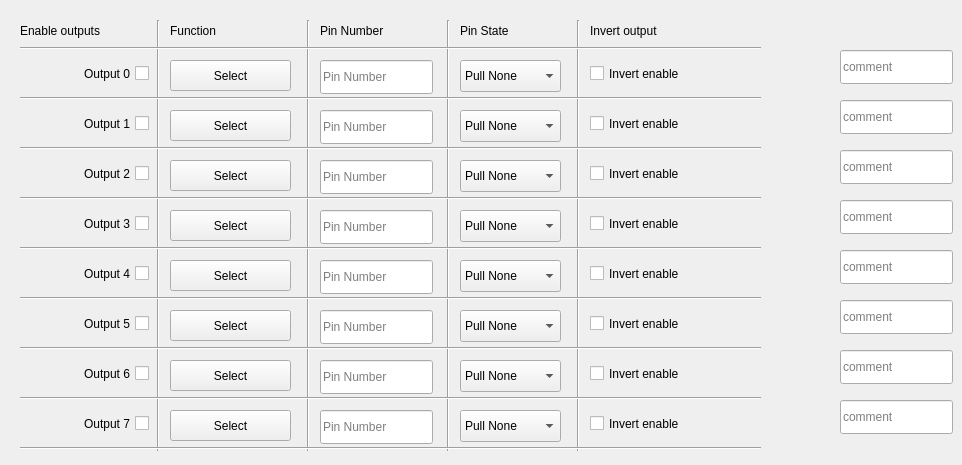
      <widget class="QWidget" name="outputs">
       <attribute name="title">
        <string>outputs</string>
       </attribute>
       <widget class="QCheckBox" name="out0chk">
        <property name="geometry">
         <rect>
          <x>50</x>
          <y>60</y>
          <width>99</width>
          <height>27</height>
         </rect>
        </property>
        <property name="layoutDirection">
         <enum>Qt::RightToLeft</enum>
        </property>
        <property name="text">
         <string>Output 0</string>
        </property>
       </widget>
       <widget class="QCheckBox" name="out1chk">
        <property name="geometry">
         <rect>
          <x>50</x>
          <y>110</y>
          <width>99</width>
          <height>27</height>
         </rect>
        </property>
        <property name="layoutDirection">
         <enum>Qt::RightToLeft</enum>
        </property>
        <property name="text">
         <string>Output 1</string>
        </property>
       </widget>
       <widget class="QCheckBox" name="out3chk">
        <property name="geometry">
         <rect>
          <x>50</x>
          <y>210</y>
          <width>99</width>
          <height>27</height>
         </rect>
        </property>
        <property name="layoutDirection">
         <enum>Qt::RightToLeft</enum>
        </property>
        <property name="text">
         <string>Output 3</string>
        </property>
       </widget>
       <widget class="QCheckBox" name="out2chk">
        <property name="geometry">
         <rect>
          <x>50</x>
          <y>160</y>
          <width>99</width>
          <height>27</height>
         </rect>
        </property>
        <property name="layoutDirection">
         <enum>Qt::RightToLeft</enum>
        </property>
        <property name="text">
         <string>Output 2</string>
        </property>
       </widget>
       <widget class="QCheckBox" name="out4chk">
        <property name="geometry">
         <rect>
          <x>50</x>
          <y>260</y>
          <width>99</width>
          <height>27</height>
         </rect>
        </property>
        <property name="layoutDirection">
         <enum>Qt::RightToLeft</enum>
        </property>
        <property name="text">
         <string>Output 4</string>
        </property>
       </widget>
       <widget class="QCheckBox" name="out5chk">
        <property name="geometry">
         <rect>
          <x>50</x>
          <y>310</y>
          <width>99</width>
          <height>27</height>
         </rect>
        </property>
        <property name="layoutDirection">
         <enum>Qt::RightToLeft</enum>
        </property>
        <property name="text">
         <string>Output 5</string>
        </property>
       </widget>
       <widget class="QCheckBox" name="out6chk">
        <property name="geometry">
         <rect>
          <x>50</x>
          <y>360</y>
          <width>99</width>
          <height>27</height>
         </rect>
        </property>
        <property name="layoutDirection">
         <enum>Qt::RightToLeft</enum>
        </property>
        <property name="text">
         <string>Output 6</string>
        </property>
       </widget>
       <widget class="QCheckBox" name="out7chk">
        <property name="geometry">
         <rect>
          <x>50</x>
          <y>410</y>
          <width>99</width>
          <height>27</height>
         </rect>
        </property>
        <property name="layoutDirection">
         <enum>Qt::RightToLeft</enum>
        </property>
        <property name="text">
         <string>Output 7</string>
        </property>
       </widget>
       <widget class="QLineEdit" name="out0txt">
        <property name="geometry">
         <rect>
          <x>840</x>
          <y>50</y>
          <width>113</width>
          <height>34</height>
         </rect>
        </property>
        <property name="text">
         <string/>
        </property>
        <property name="placeholderText">
         <string>comment</string>
        </property>
       </widget>
       <widget class="QLineEdit" name="out0pin">
        <property name="geometry">
         <rect>
          <x>320</x>
          <y>60</y>
          <width>113</width>
          <height>34</height>
         </rect>
        </property>
        <property name="placeholderText">
         <string>Pin Number</string>
        </property>
       </widget>
       <widget class="QLineEdit" name="out1pin">
        <property name="geometry">
         <rect>
          <x>320</x>
          <y>110</y>
          <width>113</width>
          <height>34</height>
         </rect>
        </property>
        <property name="placeholderText">
         <string>Pin Number</string>
        </property>
       </widget>
       <widget class="QLineEdit" name="out1txt">
        <property name="geometry">
         <rect>
          <x>840</x>
          <y>100</y>
          <width>113</width>
          <height>34</height>
         </rect>
        </property>
        <property name="text">
         <string/>
        </property>
        <property name="placeholderText">
         <string>comment</string>
        </property>
       </widget>
       <widget class="QLineEdit" name="out2pin">
        <property name="geometry">
         <rect>
          <x>320</x>
          <y>160</y>
          <width>113</width>
          <height>34</height>
         </rect>
        </property>
        <property name="placeholderText">
         <string>Pin Number</string>
        </property>
       </widget>
       <widget class="QLineEdit" name="out2txt">
        <property name="geometry">
         <rect>
          <x>840</x>
          <y>150</y>
          <width>113</width>
          <height>34</height>
         </rect>
        </property>
        <property name="text">
         <string/>
        </property>
        <property name="placeholderText">
         <string>comment</string>
        </property>
       </widget>
       <widget class="QLineEdit" name="out3pin">
        <property name="geometry">
         <rect>
          <x>320</x>
          <y>210</y>
          <width>113</width>
          <height>34</height>
         </rect>
        </property>
        <property name="placeholderText">
         <string>Pin Number</string>
        </property>
       </widget>
       <widget class="QLineEdit" name="out3txt">
        <property name="geometry">
         <rect>
          <x>840</x>
          <y>200</y>
          <width>113</width>
          <height>34</height>
         </rect>
        </property>
        <property name="text">
         <string/>
        </property>
        <property name="placeholderText">
         <string>comment</string>
        </property>
       </widget>
       <widget class="QLineEdit" name="out4pin">
        <property name="geometry">
         <rect>
          <x>320</x>
          <y>260</y>
          <width>113</width>
          <height>34</height>
         </rect>
        </property>
        <property name="placeholderText">
         <string>Pin Number</string>
        </property>
       </widget>
       <widget class="QLineEdit" name="out4txt">
        <property name="geometry">
         <rect>
          <x>840</x>
          <y>250</y>
          <width>113</width>
          <height>34</height>
         </rect>
        </property>
        <property name="text">
         <string/>
        </property>
        <property name="placeholderText">
         <string>comment</string>
        </property>
       </widget>
       <widget class="QLineEdit" name="out5pin">
        <property name="geometry">
         <rect>
          <x>320</x>
          <y>310</y>
          <width>113</width>
          <height>34</height>
         </rect>
        </property>
        <property name="placeholderText">
         <string>Pin Number</string>
        </property>
       </widget>
       <widget class="QLineEdit" name="out5txt">
        <property name="geometry">
         <rect>
          <x>840</x>
          <y>300</y>
          <width>113</width>
          <height>34</height>
         </rect>
        </property>
        <property name="text">
         <string/>
        </property>
        <property name="placeholderText">
         <string>comment</string>
        </property>
       </widget>
       <widget class="QLineEdit" name="out6pin">
        <property name="geometry">
         <rect>
          <x>320</x>
          <y>360</y>
          <width>113</width>
          <height>34</height>
         </rect>
        </property>
        <property name="placeholderText">
         <string>Pin Number</string>
        </property>
       </widget>
       <widget class="QLineEdit" name="out6txt">
        <property name="geometry">
         <rect>
          <x>840</x>
          <y>350</y>
          <width>113</width>
          <height>34</height>
         </rect>
        </property>
        <property name="text">
         <string/>
        </property>
        <property name="placeholderText">
         <string>comment</string>
        </property>
       </widget>
       <widget class="QLineEdit" name="out7pin">
        <property name="geometry">
         <rect>
          <x>320</x>
          <y>410</y>
          <width>113</width>
          <height>34</height>
         </rect>
        </property>
        <property name="placeholderText">
         <string>Pin Number</string>
        </property>
       </widget>
       <widget class="QLineEdit" name="out7txt">
        <property name="geometry">
         <rect>
          <x>840</x>
          <y>400</y>
          <width>113</width>
          <height>34</height>
         </rect>
        </property>
        <property name="text">
         <string/>
        </property>
        <property name="placeholderText">
         <string>comment</string>
        </property>
       </widget>
       <widget class="QLabel" name="label_2">
        <property name="geometry">
         <rect>
          <x>20</x>
          <y>20</y>
          <width>121</width>
          <height>22</height>
         </rect>
        </property>
        <property name="text">
         <string>Enable outputs</string>
        </property>
       </widget>
       <widget class="QLabel" name="label_3">
        <property name="geometry">
         <rect>
          <x>170</x>
          <y>20</y>
          <width>121</width>
          <height>22</height>
         </rect>
        </property>
        <property name="text">
         <string>Function</string>
        </property>
       </widget>
       <widget class="QLabel" name="label_4">
        <property name="geometry">
         <rect>
          <x>320</x>
          <y>20</y>
          <width>111</width>
          <height>22</height>
         </rect>
        </property>
        <property name="text">
         <string>Pin Number</string>
        </property>
       </widget>
       <widget class="QLabel" name="label_9">
        <property name="geometry">
         <rect>
          <x>460</x>
          <y>20</y>
          <width>111</width>
          <height>22</height>
         </rect>
        </property>
        <property name="text">
         <string>Pin State</string>
        </property>
       </widget>
       <widget class="QComboBox" name="out3state">
        <property name="geometry">
         <rect>
          <x>460</x>
          <y>210</y>
          <width>101</width>
          <height>32</height>
         </rect>
        </property>
        <item>
         <property name="text">
          <string>Pull None</string>
         </property>
        </item>
        <item>
         <property name="text">
          <string>Open Drain</string>
         </property>
        </item>
        <item>
         <property name="text">
          <string>Pull Up</string>
         </property>
        </item>
        <item>
         <property name="text">
          <string>Pull Down</string>
         </property>
        </item>
       </widget>
       <widget class="QComboBox" name="out0state">
        <property name="geometry">
         <rect>
          <x>460</x>
          <y>60</y>
          <width>101</width>
          <height>32</height>
         </rect>
        </property>
        <item>
         <property name="text">
          <string>Pull None</string>
         </property>
        </item>
        <item>
         <property name="text">
          <string>Open Drain</string>
         </property>
        </item>
        <item>
         <property name="text">
          <string>Pull Up</string>
         </property>
        </item>
        <item>
         <property name="text">
          <string>Pull Down</string>
         </property>
        </item>
       </widget>
       <widget class="QComboBox" name="out4state">
        <property name="geometry">
         <rect>
          <x>460</x>
          <y>260</y>
          <width>101</width>
          <height>32</height>
         </rect>
        </property>
        <item>
         <property name="text">
          <string>Pull None</string>
         </property>
        </item>
        <item>
         <property name="text">
          <string>Open Drain</string>
         </property>
        </item>
        <item>
         <property name="text">
          <string>Pull Up</string>
         </property>
        </item>
        <item>
         <property name="text">
          <string>Pull Down</string>
         </property>
        </item>
       </widget>
       <widget class="QComboBox" name="out1state">
        <property name="geometry">
         <rect>
          <x>460</x>
          <y>110</y>
          <width>101</width>
          <height>32</height>
         </rect>
        </property>
        <item>
         <property name="text">
          <string>Pull None</string>
         </property>
        </item>
        <item>
         <property name="text">
          <string>Open Drain</string>
         </property>
        </item>
        <item>
         <property name="text">
          <string>Pull Up</string>
         </property>
        </item>
        <item>
         <property name="text">
          <string>Pull Down</string>
         </property>
        </item>
       </widget>
       <widget class="QComboBox" name="out2state">
        <property name="geometry">
         <rect>
          <x>460</x>
          <y>160</y>
          <width>101</width>
          <height>32</height>
         </rect>
        </property>
        <item>
         <property name="text">
          <string>Pull None</string>
         </property>
        </item>
        <item>
         <property name="text">
          <string>Open Drain</string>
         </property>
        </item>
        <item>
         <property name="text">
          <string>Pull Up</string>
         </property>
        </item>
        <item>
         <property name="text">
          <string>Pull Down</string>
         </property>
        </item>
       </widget>
       <widget class="QComboBox" name="out7state">
        <property name="geometry">
         <rect>
          <x>460</x>
          <y>410</y>
          <width>101</width>
          <height>32</height>
         </rect>
        </property>
        <item>
         <property name="text">
          <string>Pull None</string>
         </property>
        </item>
        <item>
         <property name="text">
          <string>Open Drain</string>
         </property>
        </item>
        <item>
         <property name="text">
          <string>Pull Up</string>
         </property>
        </item>
        <item>
         <property name="text">
          <string>Pull Down</string>
         </property>
        </item>
       </widget>
       <widget class="QComboBox" name="out5state">
        <property name="geometry">
         <rect>
          <x>460</x>
          <y>310</y>
          <width>101</width>
          <height>32</height>
         </rect>
        </property>
        <item>
         <property name="text">
          <string>Pull None</string>
         </property>
        </item>
        <item>
         <property name="text">
          <string>Open Drain</string>
         </property>
        </item>
        <item>
         <property name="text">
          <string>Pull Up</string>
         </property>
        </item>
        <item>
         <property name="text">
          <string>Pull Down</string>
         </property>
        </item>
       </widget>
       <widget class="QComboBox" name="out6state">
        <property name="geometry">
         <rect>
          <x>460</x>
          <y>360</y>
          <width>101</width>
          <height>32</height>
         </rect>
        </property>
        <item>
         <property name="text">
          <string>Pull None</string>
         </property>
        </item>
        <item>
         <property name="text">
          <string>Open Drain</string>
         </property>
        </item>
        <item>
         <property name="text">
          <string>Pull Up</string>
         </property>
        </item>
        <item>
         <property name="text">
          <string>Pull Down</string>
         </property>
        </item>
       </widget>
       <widget class="QLabel" name="label_10">
        <property name="geometry">
         <rect>
          <x>590</x>
          <y>20</y>
          <width>111</width>
          <height>22</height>
         </rect>
        </property>
        <property name="text">
         <string>Invert output</string>
        </property>
       </widget>
       <widget class="QCheckBox" name="out0inv">
        <property name="geometry">
         <rect>
          <x>590</x>
          <y>60</y>
          <width>131</width>
          <height>27</height>
         </rect>
        </property>
        <property name="text">
         <string>Invert enable</string>
        </property>
       </widget>
       <widget class="QCheckBox" name="out1inv">
        <property name="geometry">
         <rect>
          <x>590</x>
          <y>110</y>
          <width>131</width>
          <height>27</height>
         </rect>
        </property>
        <property name="text">
         <string>Invert enable</string>
        </property>
       </widget>
       <widget class="QCheckBox" name="out2inv">
        <property name="geometry">
         <rect>
          <x>590</x>
          <y>160</y>
          <width>131</width>
          <height>27</height>
         </rect>
        </property>
        <property name="text">
         <string>Invert enable</string>
        </property>
       </widget>
       <widget class="QCheckBox" name="out3inv">
        <property name="geometry">
         <rect>
          <x>590</x>
          <y>210</y>
          <width>131</width>
          <height>27</height>
         </rect>
        </property>
        <property name="text">
         <string>Invert enable</string>
        </property>
       </widget>
       <widget class="QCheckBox" name="out4inv">
        <property name="geometry">
         <rect>
          <x>590</x>
          <y>260</y>
          <width>131</width>
          <height>27</height>
         </rect>
        </property>
        <property name="text">
         <string>Invert enable</string>
        </property>
       </widget>
       <widget class="QCheckBox" name="out5inv">
        <property name="geometry">
         <rect>
          <x>590</x>
          <y>310</y>
          <width>131</width>
          <height>27</height>
         </rect>
        </property>
        <property name="text">
         <string>Invert enable</string>
        </property>
       </widget>
       <widget class="QCheckBox" name="out6inv">
        <property name="geometry">
         <rect>
          <x>590</x>
          <y>360</y>
          <width>131</width>
          <height>27</height>
         </rect>
        </property>
        <property name="text">
         <string>Invert enable</string>
        </property>
       </widget>
       <widget class="QCheckBox" name="out7inv">
        <property name="geometry">
         <rect>
          <x>590</x>
          <y>410</y>
          <width>131</width>
          <height>27</height>
         </rect>
        </property>
        <property name="text">
         <string>Invert enable</string>
        </property>
       </widget>
       <widget class="Line" name="line_12">
        <property name="geometry">
         <rect>
          <x>150</x>
          <y>20</y>
          <width>16</width>
          <height>431</height>
         </rect>
        </property>
        <property name="orientation">
         <enum>Qt::Vertical</enum>
        </property>
       </widget>
       <widget class="Line" name="line_13">
        <property name="geometry">
         <rect>
          <x>300</x>
          <y>20</y>
          <width>16</width>
          <height>431</height>
         </rect>
        </property>
        <property name="orientation">
         <enum>Qt::Vertical</enum>
        </property>
       </widget>
       <widget class="Line" name="line_14">
        <property name="geometry">
         <rect>
          <x>440</x>
          <y>20</y>
          <width>16</width>
          <height>431</height>
         </rect>
        </property>
        <property name="orientation">
         <enum>Qt::Vertical</enum>
        </property>
       </widget>
       <widget class="Line" name="line_15">
        <property name="geometry">
         <rect>
          <x>570</x>
          <y>20</y>
          <width>16</width>
          <height>431</height>
         </rect>
        </property>
        <property name="orientation">
         <enum>Qt::Vertical</enum>
        </property>
       </widget>
       <widget class="Line" name="line_24">
        <property name="geometry">
         <rect>
          <x>20</x>
          <y>90</y>
          <width>741</width>
          <height>16</height>
         </rect>
        </property>
        <property name="orientation">
         <enum>Qt::Horizontal</enum>
        </property>
       </widget>
       <widget class="Line" name="line_25">
        <property name="geometry">
         <rect>
          <x>20</x>
          <y>140</y>
          <width>741</width>
          <height>16</height>
         </rect>
        </property>
        <property name="orientation">
         <enum>Qt::Horizontal</enum>
        </property>
       </widget>
       <widget class="Line" name="line_26">
        <property name="geometry">
         <rect>
          <x>20</x>
          <y>190</y>
          <width>741</width>
          <height>16</height>
         </rect>
        </property>
        <property name="orientation">
         <enum>Qt::Horizontal</enum>
        </property>
       </widget>
       <widget class="Line" name="line_27">
        <property name="geometry">
         <rect>
          <x>20</x>
          <y>240</y>
          <width>741</width>
          <height>16</height>
         </rect>
        </property>
        <property name="orientation">
         <enum>Qt::Horizontal</enum>
        </property>
       </widget>
       <widget class="Line" name="line_28">
        <property name="geometry">
         <rect>
          <x>20</x>
          <y>290</y>
          <width>741</width>
          <height>16</height>
         </rect>
        </property>
        <property name="orientation">
         <enum>Qt::Horizontal</enum>
        </property>
       </widget>
       <widget class="Line" name="line_29">
        <property name="geometry">
         <rect>
          <x>20</x>
          <y>340</y>
          <width>741</width>
          <height>16</height>
         </rect>
        </property>
        <property name="orientation">
         <enum>Qt::Horizontal</enum>
        </property>
       </widget>
       <widget class="Line" name="line_30">
        <property name="geometry">
         <rect>
          <x>20</x>
          <y>390</y>
          <width>741</width>
          <height>16</height>
         </rect>
        </property>
        <property name="orientation">
         <enum>Qt::Horizontal</enum>
        </property>
       </widget>
       <widget class="Line" name="line_31">
        <property name="geometry">
         <rect>
          <x>20</x>
          <y>40</y>
          <width>741</width>
          <height>16</height>
         </rect>
        </property>
        <property name="orientation">
         <enum>Qt::Horizontal</enum>
        </property>
       </widget>
       <widget class="Line" name="line_32">
        <property name="geometry">
         <rect>
          <x>20</x>
          <y>440</y>
          <width>741</width>
          <height>16</height>
         </rect>
        </property>
        <property name="orientation">
         <enum>Qt::Horizontal</enum>
        </property>
       </widget>
       <widget class="QPushButton" name="outbtn1">
        <property name="geometry">
         <rect>
          <x>170</x>
          <y>110</y>
          <width>121</width>
          <height>31</height>
         </rect>
        </property>
        <property name="text">
         <string>Select</string>
        </property>
       </widget>
       <widget class="QPushButton" name="outbtn0">
        <property name="geometry">
         <rect>
          <x>170</x>
          <y>60</y>
          <width>121</width>
          <height>31</height>
         </rect>
        </property>
        <property name="text">
         <string>Select</string>
        </property>
       </widget>
       <widget class="QPushButton" name="outbtn2">
        <property name="geometry">
         <rect>
          <x>170</x>
          <y>160</y>
          <width>121</width>
          <height>31</height>
         </rect>
        </property>
        <property name="text">
         <string>Select</string>
        </property>
       </widget>
       <widget class="QPushButton" name="outbtn3">
        <property name="geometry">
         <rect>
          <x>170</x>
          <y>210</y>
          <width>121</width>
          <height>31</height>
         </rect>
        </property>
        <property name="text">
         <string>Select</string>
        </property>
       </widget>
       <widget class="QPushButton" name="outbtn4">
        <property name="geometry">
         <rect>
          <x>170</x>
          <y>260</y>
          <width>121</width>
          <height>31</height>
         </rect>
        </property>
        <property name="text">
         <string>Select</string>
        </property>
       </widget>
       <widget class="QPushButton" name="outbtn5">
        <property name="geometry">
         <rect>
          <x>170</x>
          <y>310</y>
          <width>121</width>
          <height>31</height>
         </rect>
        </property>
        <property name="text">
         <string>Select</string>
        </property>
       </widget>
       <widget class="QPushButton" name="outbtn6">
        <property name="geometry">
         <rect>
          <x>170</x>
          <y>360</y>
          <width>121</width>
          <height>31</height>
         </rect>
        </property>
        <property name="text">
         <string>Select</string>
        </property>
       </widget>
       <widget class="QPushButton" name="outbtn7">
        <property name="geometry">
         <rect>
          <x>170</x>
          <y>410</y>
          <width>121</width>
          <height>31</height>
         </rect>
        </property>
        <property name="text">
         <string>Select</string>
        </property>
       </widget>
      </widget>
